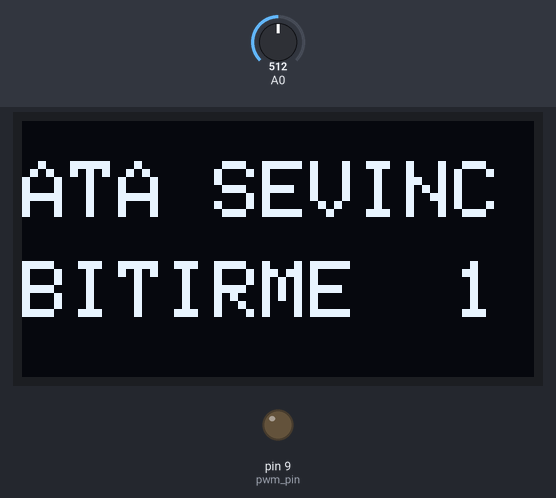
This sketch was run on a simulated Arduino Uno, built with avr-gcc and run on an emulated ATmega328P. On the bench: 128×64 one-colour display, output pins drawn as LEDs (lit = HIGH). The test bench sets the inputs (shaded band); at power-on: A0 = 512. What the sketch prints to the serial monitor is not drawn.

Above: at 2.1 s.
At 5.2 s:
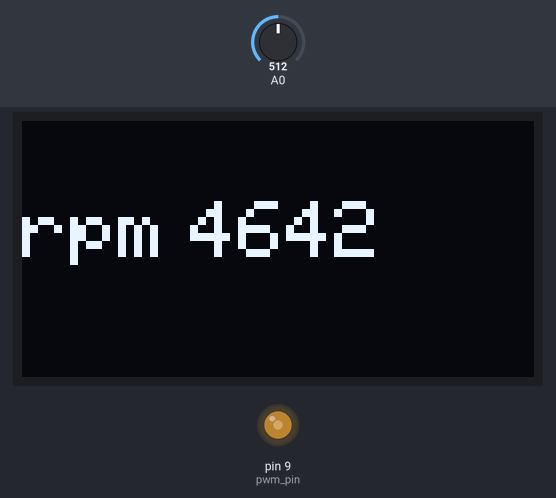
5.3 s: A0 set to 716
At 5.59 s:
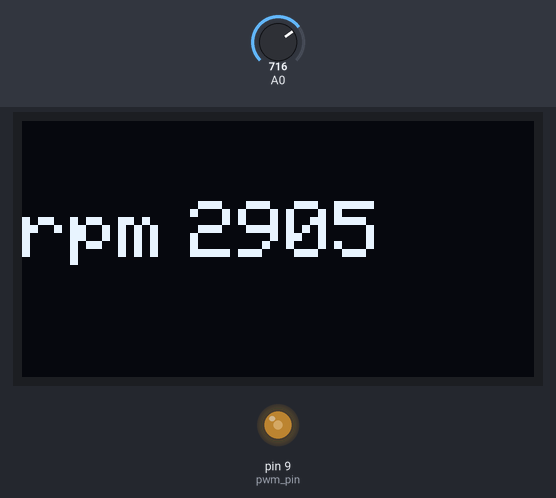
8.1 s: A0 set to 900
At 8.41 s:
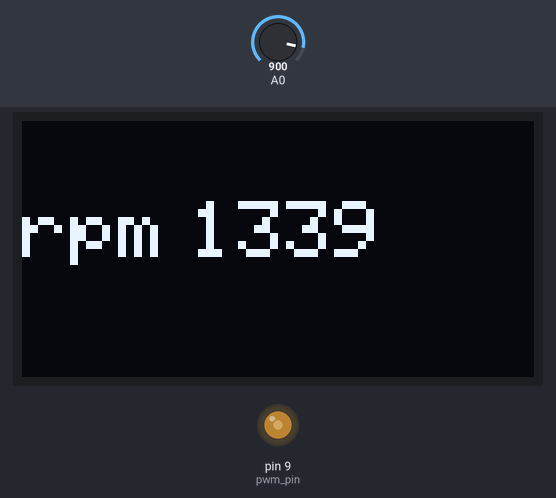
9.7 s: A0 set to 1023
At 9.98 s:
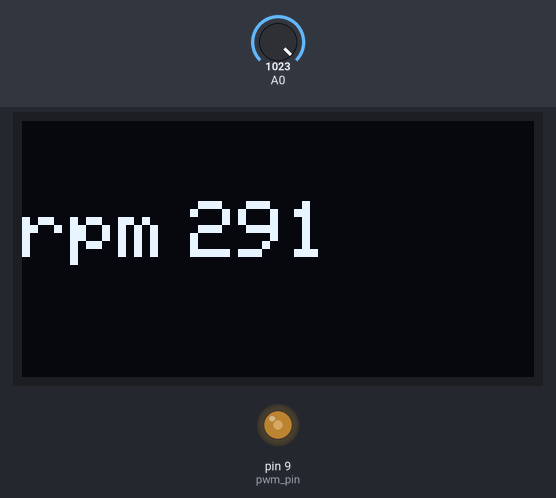
Timing chart, 0 to 12.7 s (numbered marks = the images above; inputs shaded):
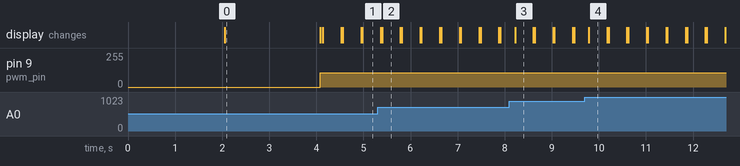

Measured:
- after the input at 5.3 s, the display: first changes after 0.07 s (image 2 shows a later state)
- after the input at 8.1 s, the display: changes after 0.12 s (image 3)
- after the input at 9.7 s, the display: changes after 0.09 s (image 4)
- what the display in image 0 shows lasts 2.0 s, from 2.1 s to 4.1 s

The sketch:

STROBOFLASH.ino
```cpp
#include <Wire.h>
#include <Adafruit_GFX.h>
#include <Adafruit_SSD1306.h>
#define SCREEN_WIDTH 128
#define SCREEN_HEIGHT 64
Adafruit_SSD1306 display(SCREEN_WIDTH, SCREEN_HEIGHT, &Wire, -1);


#include "PWM.h"
int pwm_pin=9;
int32_t frekans=1;
int pot = A0;
int frequency;

void setup()
{
InitTimersSafe();
pinMode(A0, INPUT);

if(!display.begin(SSD1306_SWITCHCAPVCC, 0x3C)) { // Address 0x3D for 128x64
    Serial.println(F("SSD1306 allocation failed"));
    for(;;);
  }
  delay(2000);
  display.clearDisplay();
  display.setTextSize(2);
  display.setTextColor(WHITE);
  display.setCursor(0, 10);
  display.println("ATA SEVINC");
  display.setCursor(0, 35);
  display.println("BITIRME  1");
  display.display();
  delay(2000);
 display.clearDisplay();
  display.setTextSize(2);
  display.setTextColor(WHITE);
  display.setCursor(0, 0);
  display.println("");
  display.display();
}

void loop()
{
  Serial.begin(115200);
pot = analogRead (A0);
frekans=  map(pot,0,1023,9010,301);
Serial.println(frekans);
SetPinFrequencySafe(pwm_pin, frekans);
pwmWrite(pwm_pin,107);
frequency=frekans/60;
  display.clearDisplay();
  display.setTextSize(2);
  display.setTextColor(WHITE);
  display.setCursor(0, 0);
  display.println("freq");
  display.setCursor(55, 0);
  display.println(frequency);
  display.display();
  display.clearDisplay();
  display.setTextSize(2);
  display.setTextColor(WHITE);
  display.setCursor(0, 20);
  display.println("rpm");
  display.setCursor(42, 20);
  display.println(frekans-10);
  display.display();
  delay(50);

}
```
